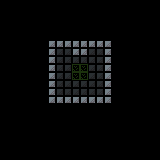

A 2D game scene composited from a Tiled map and its tileset images. What follows is a short description and the map's XML, with every tile layer's data as written:
An orthogonal 20x20 tile map with 8x8 px tiles, 3 tile layers (ground, walls, ceiling).

<map version="1.2" tiledversion="1.2.1" orientation="orthogonal" renderorder="right-down" width="20" height="20" tilewidth="8" tileheight="8" infinite="0" nextlayerid="4" nextobjectid="1">
 <tileset firstgid="1" source="test tileset.tsx" />
 <layer id="1" name="ground" width="20" height="20" opacity="0.52">
  <data encoding="csv">
1,1,1,1,1,1,1,1,1,1,1,1,1,1,1,1,1,1,1,1,
1,1,1,1,1,1,1,1,1,1,1,1,1,1,1,1,1,1,1,1,
1,1,1,1,1,1,1,1,1,1,1,1,1,1,1,1,1,1,1,1,
1,1,1,1,1,1,1,1,1,1,1,1,1,1,1,1,1,1,1,1,
1,1,1,1,1,1,1,1,1,1,1,1,1,1,1,1,1,1,1,1,
1,1,1,1,1,1,17,17,17,17,17,17,17,17,1,1,1,1,1,1,
1,1,1,1,1,1,17,17,17,17,17,17,17,17,1,1,1,1,1,1,
1,1,1,1,1,1,17,17,17,17,17,17,17,17,1,1,1,1,1,1,
1,1,1,1,1,1,17,17,17,2,2,17,17,17,1,1,1,1,1,1,
1,1,1,1,1,1,17,17,17,2,2,17,17,17,1,1,1,1,1,1,
1,1,1,1,1,1,17,17,17,17,17,17,17,17,1,1,1,1,1,1,
1,1,1,1,1,1,17,17,17,17,17,17,17,17,1,1,1,1,1,1,
1,1,1,1,1,1,17,17,17,17,17,17,17,17,1,1,1,1,1,1,
1,1,1,1,1,1,1,1,1,1,1,1,1,1,1,1,1,1,1,1,
1,1,1,1,1,1,1,1,1,1,1,1,1,1,1,1,1,1,1,1,
1,1,1,1,1,1,1,1,1,1,1,1,1,1,1,1,1,1,1,1,
1,1,1,1,1,1,1,1,1,1,1,1,1,1,1,1,1,1,1,1,
1,1,1,1,1,1,1,1,1,1,1,1,1,1,1,1,1,1,1,1,
1,1,1,1,1,1,1,1,1,1,1,1,1,1,1,1,1,1,1,1,
1,1,1,1,1,1,1,1,1,1,1,1,1,1,1,1,1,1,1,1
</data>
 </layer>
 <layer id="2" name="walls" width="20" height="20" opacity="0.49">
  <data encoding="csv">
1,1,1,1,1,1,1,1,1,1,1,1,1,1,1,1,1,1,1,1,
1,1,1,1,1,1,1,1,1,1,1,1,1,1,1,1,1,1,1,1,
1,1,1,1,1,1,1,1,1,1,1,1,1,1,1,1,1,1,1,1,
1,1,1,1,1,1,1,1,1,1,1,1,1,1,1,1,1,1,1,1,
1,1,1,1,1,1,1,1,1,1,1,1,1,1,1,1,1,1,1,1,
1,1,1,1,1,1,17,17,17,17,17,17,17,17,1,1,1,1,1,1,
1,1,1,1,1,1,17,1,1,17,17,1,1,17,1,1,1,1,1,1,
1,1,1,1,1,1,17,1,1,1,1,1,1,17,1,1,1,1,1,1,
1,1,1,1,1,1,17,1,1,1,1,1,1,17,1,1,1,1,1,1,
1,1,1,1,1,1,17,1,1,1,1,1,1,17,1,1,1,1,1,1,
1,1,1,1,1,1,17,1,1,1,1,1,1,17,1,1,1,1,1,1,
1,1,1,1,1,1,17,1,1,1,1,1,1,17,1,1,1,1,1,1,
1,1,1,1,1,1,17,17,17,17,17,17,17,17,1,1,1,1,1,1,
1,1,1,1,1,1,1,1,1,1,1,1,1,1,1,1,1,1,1,1,
1,1,1,1,1,1,1,1,1,1,1,1,1,1,1,1,1,1,1,1,
1,1,1,1,1,1,1,1,1,1,1,1,1,1,1,1,1,1,1,1,
1,1,1,1,1,1,1,1,1,1,1,1,1,1,1,1,1,1,1,1,
1,1,1,1,1,1,1,1,1,1,1,1,1,1,1,1,1,1,1,1,
1,1,1,1,1,1,1,1,1,1,1,1,1,1,1,1,1,1,1,1,
1,1,1,1,1,1,1,1,1,1,1,1,1,1,1,1,1,1,1,1
</data>
 </layer>
 <layer id="3" name="ceiling" width="20" height="20" opacity="0.46">
  <data encoding="csv">
0,0,0,0,0,0,0,0,0,0,0,0,0,0,0,0,0,0,0,0,
0,0,0,0,0,0,0,0,0,0,0,0,0,0,0,0,0,0,0,0,
0,0,0,0,0,0,0,0,0,0,0,0,0,0,0,0,0,0,0,0,
0,0,0,0,0,0,0,0,0,0,0,0,0,0,0,0,0,0,0,0,
0,0,0,0,0,0,0,0,0,0,0,0,0,0,0,0,0,0,0,0,
0,0,0,0,0,0,0,0,0,0,0,0,0,0,0,0,0,0,0,0,
0,0,0,0,0,0,0,0,0,0,0,0,0,0,0,0,0,0,0,0,
0,0,0,0,0,0,0,0,0,0,0,0,0,0,0,0,0,0,0,0,
0,0,0,0,0,0,0,0,0,0,0,0,0,0,0,0,0,0,0,0,
0,0,0,0,0,0,0,0,0,0,0,0,0,0,0,0,0,0,0,0,
0,0,0,0,0,0,0,0,0,0,0,0,0,0,0,0,0,0,0,0,
0,0,0,0,0,0,0,0,0,0,0,0,0,0,0,0,0,0,0,0,
0,0,0,0,0,0,0,0,0,0,0,0,0,0,0,0,0,0,0,0,
0,0,0,0,0,0,0,0,0,0,0,0,0,0,0,0,0,0,0,0,
0,0,0,0,0,0,0,0,0,0,0,0,0,0,0,0,0,0,0,0,
0,0,0,0,0,0,0,0,0,0,0,0,0,0,0,0,0,0,0,0,
0,0,0,0,0,0,0,0,0,0,0,0,0,0,0,0,0,0,0,0,
0,0,0,0,0,0,0,0,0,0,0,0,0,0,0,0,0,0,0,0,
0,0,0,0,0,0,0,0,0,0,0,0,0,0,0,0,0,0,0,0,
0,0,0,0,0,0,0,0,0,0,0,0,0,0,0,0,0,0,0,0
</data>
 </layer>
</map>
